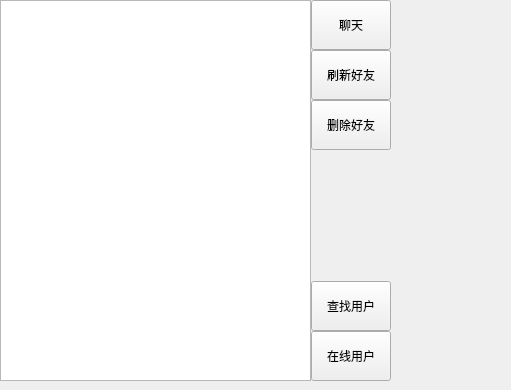
<?xml version="1.0" encoding="UTF-8"?>
<ui version="4.0">
 <class>Friend</class>
 <widget class="QWidget" name="Friend">
  <property name="geometry">
   <rect>
    <x>0</x>
    <y>0</y>
    <width>511</width>
    <height>390</height>
   </rect>
  </property>
  <property name="windowTitle">
   <string>Form</string>
  </property>
  <widget class="QWidget" name="layoutWidget">
   <property name="geometry">
    <rect>
     <x>0</x>
     <y>0</y>
     <width>391</width>
     <height>381</height>
    </rect>
   </property>
   <layout class="QHBoxLayout" name="horizontalLayout">
    <property name="spacing">
     <number>0</number>
    </property>
    <item>
     <widget class="QListWidget" name="onlineFriend_LW"/>
    </item>
    <item>
     <layout class="QVBoxLayout" name="verticalLayout">
      <property name="spacing">
       <number>0</number>
      </property>
      <item>
       <widget class="QPushButton" name="chat_PB">
        <property name="minimumSize">
         <size>
          <width>0</width>
          <height>50</height>
         </size>
        </property>
        <property name="text">
         <string>聊天</string>
        </property>
       </widget>
      </item>
      <item>
       <widget class="QPushButton" name="flushFriend_PB_2">
        <property name="minimumSize">
         <size>
          <width>0</width>
          <height>50</height>
         </size>
        </property>
        <property name="text">
         <string>刷新好友</string>
        </property>
       </widget>
      </item>
      <item>
       <widget class="QPushButton" name="delUser_PB">
        <property name="minimumSize">
         <size>
          <width>0</width>
          <height>50</height>
         </size>
        </property>
        <property name="text">
         <string>删除好友</string>
        </property>
       </widget>
      </item>
      <item>
       <spacer name="verticalSpacer">
        <property name="orientation">
         <enum>Qt::Vertical</enum>
        </property>
        <property name="sizeHint" stdset="0">
         <size>
          <width>20</width>
          <height>40</height>
         </size>
        </property>
       </spacer>
      </item>
      <item>
       <widget class="QPushButton" name="findFriend_PB">
        <property name="minimumSize">
         <size>
          <width>0</width>
          <height>50</height>
         </size>
        </property>
        <property name="text">
         <string>查找用户</string>
        </property>
       </widget>
      </item>
      <item>
       <widget class="QPushButton" name="onlineUser_PB">
        <property name="minimumSize">
         <size>
          <width>0</width>
          <height>50</height>
         </size>
        </property>
        <property name="text">
         <string>在线用户</string>
        </property>
       </widget>
      </item>
     </layout>
    </item>
   </layout>
  </widget>
 </widget>
 <resources/>
 <connections/>
</ui>
